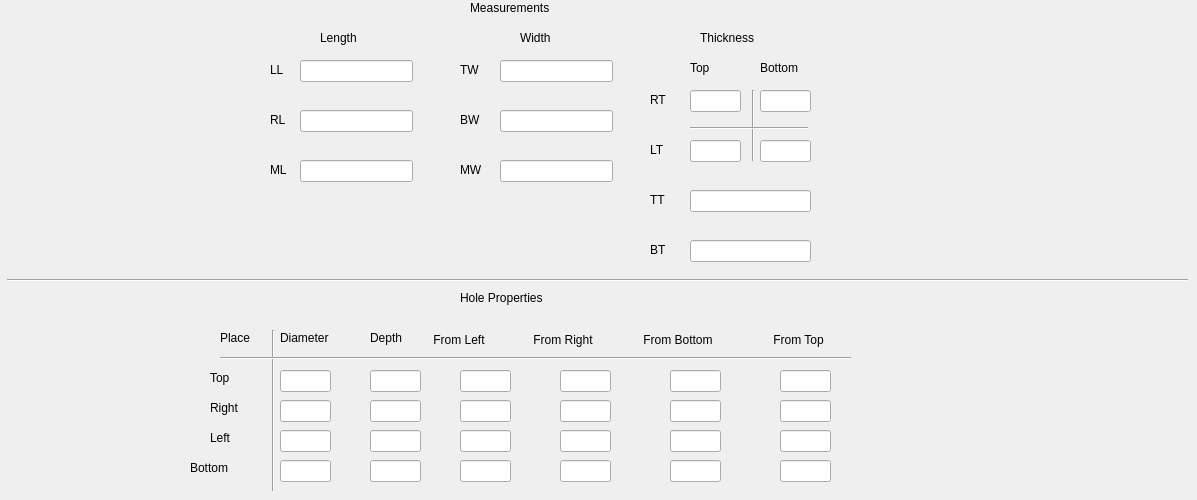
   <widget class="QWidget" name="tab_2">
    <attribute name="title">
     <string>Measurements</string>
    </attribute>
    <widget class="QLabel" name="label_2">
     <property name="geometry">
      <rect>
       <x>470</x>
       <y>0</y>
       <width>131</width>
       <height>16</height>
      </rect>
     </property>
     <property name="text">
      <string>Measurements</string>
     </property>
    </widget>
    <widget class="QLabel" name="label_3">
     <property name="geometry">
      <rect>
       <x>270</x>
       <y>110</y>
       <width>21</width>
       <height>20</height>
      </rect>
     </property>
     <property name="text">
      <string>RL</string>
     </property>
    </widget>
    <widget class="QLabel" name="label_5">
     <property name="geometry">
      <rect>
       <x>520</x>
       <y>30</y>
       <width>91</width>
       <height>16</height>
      </rect>
     </property>
     <property name="text">
      <string>Width</string>
     </property>
    </widget>
    <widget class="QLineEdit" name="lineEdit_rl">
     <property name="geometry">
      <rect>
       <x>300</x>
       <y>110</y>
       <width>113</width>
       <height>22</height>
      </rect>
     </property>
    </widget>
    <widget class="QLineEdit" name="lineEdit_ll">
     <property name="geometry">
      <rect>
       <x>300</x>
       <y>60</y>
       <width>113</width>
       <height>22</height>
      </rect>
     </property>
    </widget>
    <widget class="QLineEdit" name="lineEdit_ml">
     <property name="geometry">
      <rect>
       <x>300</x>
       <y>160</y>
       <width>113</width>
       <height>22</height>
      </rect>
     </property>
    </widget>
    <widget class="QLineEdit" name="lineEdit_tw">
     <property name="geometry">
      <rect>
       <x>500</x>
       <y>60</y>
       <width>113</width>
       <height>22</height>
      </rect>
     </property>
    </widget>
    <widget class="QLineEdit" name="lineEdit_bw">
     <property name="geometry">
      <rect>
       <x>500</x>
       <y>110</y>
       <width>113</width>
       <height>22</height>
      </rect>
     </property>
    </widget>
    <widget class="QLineEdit" name="lineEdit_hw">
     <property name="geometry">
      <rect>
       <x>500</x>
       <y>160</y>
       <width>113</width>
       <height>22</height>
      </rect>
     </property>
    </widget>
    <widget class="QLineEdit" name="lineEdit_tt">
     <property name="geometry">
      <rect>
       <x>690</x>
       <y>190</y>
       <width>121</width>
       <height>22</height>
      </rect>
     </property>
    </widget>
    <widget class="QLineEdit" name="lineEdit_rtt">
     <property name="geometry">
      <rect>
       <x>690</x>
       <y>90</y>
       <width>51</width>
       <height>22</height>
      </rect>
     </property>
    </widget>
    <widget class="QLineEdit" name="lineEdit_ltt">
     <property name="geometry">
      <rect>
       <x>690</x>
       <y>140</y>
       <width>51</width>
       <height>22</height>
      </rect>
     </property>
    </widget>
    <widget class="QLabel" name="label_7">
     <property name="geometry">
      <rect>
       <x>270</x>
       <y>60</y>
       <width>21</width>
       <height>20</height>
      </rect>
     </property>
     <property name="text">
      <string>LL</string>
     </property>
    </widget>
    <widget class="QLabel" name="label_8">
     <property name="geometry">
      <rect>
       <x>270</x>
       <y>160</y>
       <width>31</width>
       <height>20</height>
      </rect>
     </property>
     <property name="text">
      <string>ML</string>
     </property>
    </widget>
    <widget class="QLabel" name="label_11">
     <property name="geometry">
      <rect>
       <x>460</x>
       <y>60</y>
       <width>31</width>
       <height>20</height>
      </rect>
     </property>
     <property name="text">
      <string>TW</string>
     </property>
    </widget>
    <widget class="QLabel" name="label_26">
     <property name="geometry">
      <rect>
       <x>460</x>
       <y>110</y>
       <width>31</width>
       <height>20</height>
      </rect>
     </property>
     <property name="text">
      <string>BW</string>
     </property>
    </widget>
    <widget class="QLabel" name="label_30">
     <property name="geometry">
      <rect>
       <x>460</x>
       <y>160</y>
       <width>38</width>
       <height>20</height>
      </rect>
     </property>
     <property name="text">
      <string>MW</string>
     </property>
    </widget>
    <widget class="QLabel" name="label_31">
     <property name="geometry">
      <rect>
       <x>700</x>
       <y>30</y>
       <width>91</width>
       <height>16</height>
      </rect>
     </property>
     <property name="text">
      <string>Thickness</string>
     </property>
    </widget>
    <widget class="QLabel" name="label_32">
     <property name="geometry">
      <rect>
       <x>320</x>
       <y>30</y>
       <width>81</width>
       <height>16</height>
      </rect>
     </property>
     <property name="text">
      <string>Length</string>
     </property>
    </widget>
    <widget class="QLabel" name="label_33">
     <property name="geometry">
      <rect>
       <x>650</x>
       <y>90</y>
       <width>31</width>
       <height>20</height>
      </rect>
     </property>
     <property name="text">
      <string>RT</string>
     </property>
    </widget>
    <widget class="QLabel" name="label_35">
     <property name="geometry">
      <rect>
       <x>650</x>
       <y>190</y>
       <width>31</width>
       <height>20</height>
      </rect>
     </property>
     <property name="text">
      <string>TT</string>
     </property>
    </widget>
    <widget class="QLabel" name="label_36">
     <property name="geometry">
      <rect>
       <x>650</x>
       <y>140</y>
       <width>31</width>
       <height>20</height>
      </rect>
     </property>
     <property name="text">
      <string>LT</string>
     </property>
    </widget>
    <widget class="QLabel" name="label_37">
     <property name="geometry">
      <rect>
       <x>650</x>
       <y>240</y>
       <width>31</width>
       <height>20</height>
      </rect>
     </property>
     <property name="text">
      <string>BT</string>
     </property>
    </widget>
    <widget class="QLineEdit" name="lineEdit_bt">
     <property name="geometry">
      <rect>
       <x>690</x>
       <y>240</y>
       <width>121</width>
       <height>22</height>
      </rect>
     </property>
    </widget>
    <widget class="QLineEdit" name="lineEdit_rtb">
     <property name="geometry">
      <rect>
       <x>760</x>
       <y>90</y>
       <width>51</width>
       <height>22</height>
      </rect>
     </property>
    </widget>
    <widget class="QLineEdit" name="lineEdit_ltb">
     <property name="geometry">
      <rect>
       <x>760</x>
       <y>140</y>
       <width>51</width>
       <height>22</height>
      </rect>
     </property>
    </widget>
    <widget class="QLabel" name="label_4">
     <property name="geometry">
      <rect>
       <x>690</x>
       <y>60</y>
       <width>53</width>
       <height>16</height>
      </rect>
     </property>
     <property name="text">
      <string>Top</string>
     </property>
    </widget>
    <widget class="QLabel" name="label_38">
     <property name="geometry">
      <rect>
       <x>760</x>
       <y>60</y>
       <width>71</width>
       <height>16</height>
      </rect>
     </property>
     <property name="text">
      <string>Bottom</string>
     </property>
    </widget>
    <widget class="Line" name="line">
     <property name="geometry">
      <rect>
       <x>745</x>
       <y>90</y>
       <width>16</width>
       <height>71</height>
      </rect>
     </property>
     <property name="orientation">
      <enum>Qt::Vertical</enum>
     </property>
    </widget>
    <widget class="Line" name="line_2">
     <property name="geometry">
      <rect>
       <x>690</x>
       <y>120</y>
       <width>118</width>
       <height>16</height>
      </rect>
     </property>
     <property name="orientation">
      <enum>Qt::Horizontal</enum>
     </property>
    </widget>
    <widget class="Line" name="line_4">
     <property name="geometry">
      <rect>
       <x>7</x>
       <y>270</y>
       <width>1181</width>
       <height>20</height>
      </rect>
     </property>
     <property name="orientation">
      <enum>Qt::Horizontal</enum>
     </property>
    </widget>
    <widget class="QLabel" name="label_40">
     <property name="geometry">
      <rect>
       <x>460</x>
       <y>290</y>
       <width>131</width>
       <height>16</height>
      </rect>
     </property>
     <property name="text">
      <string>Hole Properties</string>
     </property>
    </widget>
    <widget class="QLabel" name="label_41">
     <property name="geometry">
      <rect>
       <x>220</x>
       <y>330</y>
       <width>51</width>
       <height>16</height>
      </rect>
     </property>
     <property name="text">
      <string>Place</string>
     </property>
    </widget>
    <widget class="QLabel" name="label_44">
     <property name="geometry">
      <rect>
       <x>280</x>
       <y>330</y>
       <width>81</width>
       <height>16</height>
      </rect>
     </property>
     <property name="text">
      <string>Diameter</string>
     </property>
    </widget>
    <widget class="QLabel" name="label_45">
     <property name="geometry">
      <rect>
       <x>370</x>
       <y>330</y>
       <width>51</width>
       <height>16</height>
      </rect>
     </property>
     <property name="text">
      <string>Depth</string>
     </property>
    </widget>
    <widget class="QLabel" name="label_118">
     <property name="geometry">
      <rect>
       <x>430</x>
       <y>330</y>
       <width>101</width>
       <height>20</height>
      </rect>
     </property>
     <property name="text">
      <string> From Left</string>
     </property>
    </widget>
    <widget class="QLabel" name="label_119">
     <property name="geometry">
      <rect>
       <x>530</x>
       <y>330</y>
       <width>101</width>
       <height>20</height>
      </rect>
     </property>
     <property name="text">
      <string> From Right</string>
     </property>
    </widget>
    <widget class="QLabel" name="label_120">
     <property name="geometry">
      <rect>
       <x>640</x>
       <y>330</y>
       <width>121</width>
       <height>20</height>
      </rect>
     </property>
     <property name="text">
      <string> From Bottom</string>
     </property>
    </widget>
    <widget class="QLabel" name="label_121">
     <property name="geometry">
      <rect>
       <x>770</x>
       <y>330</y>
       <width>101</width>
       <height>20</height>
      </rect>
     </property>
     <property name="text">
      <string> From Top</string>
     </property>
    </widget>
    <widget class="Line" name="line_14">
     <property name="geometry">
      <rect>
       <x>263</x>
       <y>330</y>
       <width>20</width>
       <height>161</height>
      </rect>
     </property>
     <property name="orientation">
      <enum>Qt::Vertical</enum>
     </property>
    </widget>
    <widget class="Line" name="line_15">
     <property name="geometry">
      <rect>
       <x>220</x>
       <y>350</y>
       <width>631</width>
       <height>16</height>
      </rect>
     </property>
     <property name="orientation">
      <enum>Qt::Horizontal</enum>
     </property>
    </widget>
    <widget class="QLabel" name="label_122">
     <property name="geometry">
      <rect>
       <x>210</x>
       <y>370</y>
       <width>53</width>
       <height>16</height>
      </rect>
     </property>
     <property name="text">
      <string>Top</string>
     </property>
    </widget>
    <widget class="QLabel" name="label_123">
     <property name="geometry">
      <rect>
       <x>210</x>
       <y>400</y>
       <width>53</width>
       <height>16</height>
      </rect>
     </property>
     <property name="text">
      <string>Right</string>
     </property>
    </widget>
    <widget class="QLabel" name="label_124">
     <property name="geometry">
      <rect>
       <x>210</x>
       <y>430</y>
       <width>53</width>
       <height>16</height>
      </rect>
     </property>
     <property name="text">
      <string>Left</string>
     </property>
    </widget>
    <widget class="QLineEdit" name="lineEdit_hrt">
     <property name="geometry">
      <rect>
       <x>280</x>
       <y>370</y>
       <width>51</width>
       <height>22</height>
      </rect>
     </property>
    </widget>
    <widget class="QLineEdit" name="lineEdit_hrr">
     <property name="geometry">
      <rect>
       <x>280</x>
       <y>400</y>
       <width>51</width>
       <height>22</height>
      </rect>
     </property>
    </widget>
    <widget class="QLineEdit" name="lineEdit_hrl">
     <property name="geometry">
      <rect>
       <x>280</x>
       <y>430</y>
       <width>51</width>
       <height>22</height>
      </rect>
     </property>
    </widget>
    <widget class="QLineEdit" name="lineEdit_hdt">
     <property name="geometry">
      <rect>
       <x>370</x>
       <y>370</y>
       <width>51</width>
       <height>22</height>
      </rect>
     </property>
    </widget>
    <widget class="QLineEdit" name="lineEdit_hd5">
     <property name="geometry">
      <rect>
       <x>370</x>
       <y>400</y>
       <width>51</width>
       <height>22</height>
      </rect>
     </property>
    </widget>
    <widget class="QLineEdit" name="lineEdit_hdl">
     <property name="geometry">
      <rect>
       <x>370</x>
       <y>430</y>
       <width>51</width>
       <height>22</height>
      </rect>
     </property>
    </widget>
    <widget class="QLineEdit" name="lineEdit_frl">
     <property name="geometry">
      <rect>
       <x>560</x>
       <y>430</y>
       <width>51</width>
       <height>22</height>
      </rect>
     </property>
    </widget>
    <widget class="QLineEdit" name="lineEdit_flr">
     <property name="geometry">
      <rect>
       <x>460</x>
       <y>400</y>
       <width>51</width>
       <height>22</height>
      </rect>
     </property>
    </widget>
    <widget class="QLineEdit" name="lineEdit_flt">
     <property name="geometry">
      <rect>
       <x>460</x>
       <y>370</y>
       <width>51</width>
       <height>22</height>
      </rect>
     </property>
    </widget>
    <widget class="QLineEdit" name="lineEdit_fll">
     <property name="geometry">
      <rect>
       <x>460</x>
       <y>430</y>
       <width>51</width>
       <height>22</height>
      </rect>
     </property>
    </widget>
    <widget class="QLineEdit" name="lineEdit_frr">
     <property name="geometry">
      <rect>
       <x>560</x>
       <y>400</y>
       <width>51</width>
       <height>22</height>
      </rect>
     </property>
    </widget>
    <widget class="QLineEdit" name="lineEdit_frt">
     <property name="geometry">
      <rect>
       <x>560</x>
       <y>370</y>
       <width>51</width>
       <height>22</height>
      </rect>
     </property>
    </widget>
    <widget class="QLineEdit" name="lineEdit_ftl">
     <property name="geometry">
      <rect>
       <x>780</x>
       <y>430</y>
       <width>51</width>
       <height>22</height>
      </rect>
     </property>
    </widget>
    <widget class="QLineEdit" name="lineEdit_fbl">
     <property name="geometry">
      <rect>
       <x>670</x>
       <y>430</y>
       <width>51</width>
       <height>22</height>
      </rect>
     </property>
    </widget>
    <widget class="QLineEdit" name="lineEdit_ftr">
     <property name="geometry">
      <rect>
       <x>780</x>
       <y>400</y>
       <width>51</width>
       <height>22</height>
      </rect>
     </property>
    </widget>
    <widget class="QLineEdit" name="lineEdit_ftt">
     <property name="geometry">
      <rect>
       <x>780</x>
       <y>370</y>
       <width>51</width>
       <height>22</height>
      </rect>
     </property>
    </widget>
    <widget class="QLineEdit" name="lineEdit_fbt">
     <property name="geometry">
      <rect>
       <x>670</x>
       <y>370</y>
       <width>51</width>
       <height>22</height>
      </rect>
     </property>
    </widget>
    <widget class="QLineEdit" name="lineEdit_fbr">
     <property name="geometry">
      <rect>
       <x>670</x>
       <y>400</y>
       <width>51</width>
       <height>22</height>
      </rect>
     </property>
    </widget>
    <widget class="QLabel" name="label_128">
     <property name="geometry">
      <rect>
       <x>190</x>
       <y>460</y>
       <width>71</width>
       <height>16</height>
      </rect>
     </property>
     <property name="text">
      <string>Bottom</string>
     </property>
    </widget>
    <widget class="QLineEdit" name="lineEdit_bd">
     <property name="geometry">
      <rect>
       <x>280</x>
       <y>460</y>
       <width>51</width>
       <height>22</height>
      </rect>
     </property>
    </widget>
    <widget class="QLineEdit" name="lineEdit_bde">
     <property name="geometry">
      <rect>
       <x>370</x>
       <y>460</y>
       <width>51</width>
       <height>22</height>
      </rect>
     </property>
    </widget>
    <widget class="QLineEdit" name="lineEdit_bfl">
     <property name="geometry">
      <rect>
       <x>460</x>
       <y>460</y>
       <width>51</width>
       <height>22</height>
      </rect>
     </property>
    </widget>
    <widget class="QLineEdit" name="lineEdit_bfr">
     <property name="geometry">
      <rect>
       <x>560</x>
       <y>460</y>
       <width>51</width>
       <height>22</height>
      </rect>
     </property>
    </widget>
    <widget class="QLineEdit" name="lineEdit_bfb">
     <property name="geometry">
      <rect>
       <x>670</x>
       <y>460</y>
       <width>51</width>
       <height>22</height>
      </rect>
     </property>
    </widget>
    <widget class="QLineEdit" name="lineEdit_bft">
     <property name="geometry">
      <rect>
       <x>780</x>
       <y>460</y>
       <width>51</width>
       <height>22</height>
      </rect>
     </property>
    </widget>
   </widget>
